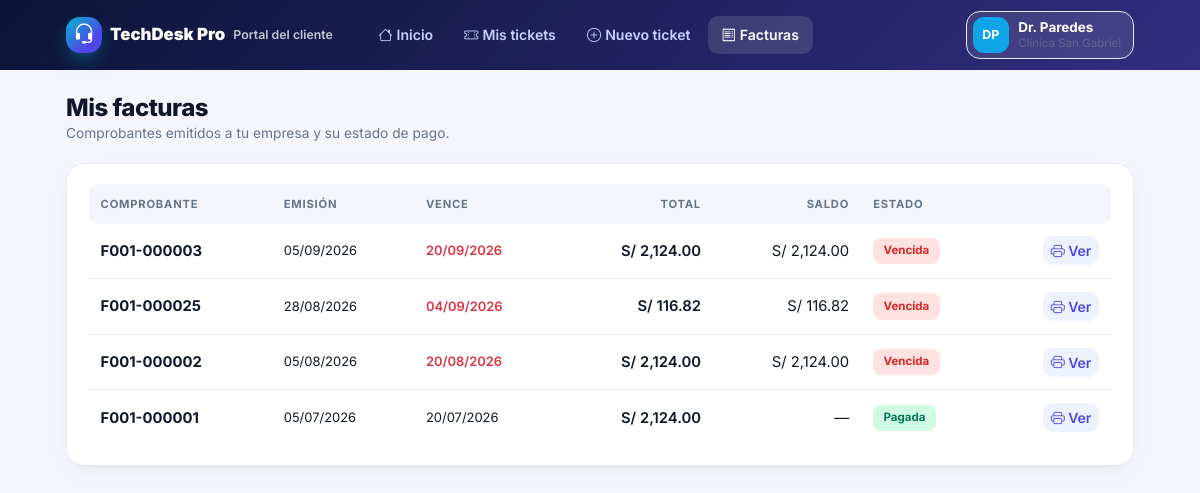
Page /portal/facturas (signed in) on the committed database.
### tables this page shows
CREATE TABLE IF NOT EXISTS `clientes` (
  `id` int unsigned NOT NULL AUTO_INCREMENT,
  `razon_social` varchar(150) NOT NULL,
  `ruc` varchar(15) DEFAULT NULL,
  `rubro` varchar(80) DEFAULT NULL,
  `direccion` varchar(200) DEFAULT NULL,
  `telefono` varchar(25) DEFAULT NULL,
  `email` varchar(120) DEFAULT NULL,
  `contacto` varchar(100) DEFAULT NULL,
  `estado` tinyint(1) NOT NULL DEFAULT '1',
  `created_at` timestamp NULL DEFAULT CURRENT_TIMESTAMP,
  PRIMARY KEY (`id`)
);

CREATE TABLE IF NOT EXISTS `fac_comprobantes` (
  `id` int unsigned NOT NULL AUTO_INCREMENT,
  `tipo` enum('factura','boleta','recibo') NOT NULL DEFAULT 'factura',
  `serie` varchar(6) NOT NULL,
  `numero` int unsigned NOT NULL,
  `codigo` varchar(20) NOT NULL,
  `cliente_id` int unsigned NOT NULL,
  `concepto` enum('mensualidad','servicio','equipos','otro') NOT NULL DEFAULT 'servicio',
  `contrato_id` int unsigned DEFAULT NULL,
  `orden_id` int unsigned DEFAULT NULL,
  `cotizacion_id` int unsigned DEFAULT NULL,
  `periodo` char(7) DEFAULT NULL,
  `fecha_emision` date NOT NULL,
  `fecha_vencimiento` date NOT NULL,
  `igv_pct` decimal(5,2) NOT NULL DEFAULT '18.00',
  `subtotal` decimal(12,2) NOT NULL DEFAULT '0.00',
  `igv` decimal(12,2) NOT NULL DEFAULT '0.00',
  `total` decimal(12,2) NOT NULL DEFAULT '0.00',
  `pagado` decimal(12,2) NOT NULL DEFAULT '0.00',
  `estado` enum('emitida','pagada','anulada') NOT NULL DEFAULT 'emitida',
  `motivo_anulacion` varchar(200) DEFAULT NULL,
  `notas` varchar(500) DEFAULT NULL,
  `creado_por` int unsigned DEFAULT NULL,
  `created_at` timestamp NULL DEFAULT CURRENT_TIMESTAMP,
  PRIMARY KEY (`id`),
  UNIQUE KEY `codigo` (`codigo`),
  UNIQUE KEY `uq_serie_num` (`serie`,`numero`),
  KEY `idx_fac_cli` (`cliente_id`),
  KEY `idx_fac_est` (`estado`,`fecha_vencimiento`),
  CONSTRAINT `fac_comprobantes_ibfk_1` FOREIGN KEY (`cliente_id`) REFERENCES `clientes` (`id`)
);

### app/controllers/PortalController.php (called while the page is built, shortened)
<?php
class PortalController extends Controller
{
    private int $cid = 0;
    private PDO $db;
    public function __construct() { $this->db = Database::conn(); }
    private function guard(): array
    {
        $this->requireAuth(); $u = Auth::user();
        $c = $this->db->prepare('SELECT c.* FROM usuarios u JOIN clientes c ON c.id=u.cliente_id WHERE u.id=? AND u.estado=1'); $c->execute([$u['id']]); $cli = $c->fetch();
        $this->cid = (int)$cli['id'];
        return $cli;
    }
    private function all(string $sql, array $p = []): array { $s = $this->db->prepare($sql); $s->execute($p); return $s->fetchAll(); }
    private function vista(string $view, array $data, string $title, array $cli): void
    {
        $u = Auth::user(); extract($data); ob_start(); require APP_PATH . "/views/portal/$view.php"; $content = ob_get_clean();
        $pageTitle = $title; $u = Auth::user(); require APP_PATH . '/views/layouts/portal.php';
    }
    private function listaFacturas(int $c, bool $soloPend): array
    {
        try {
            return $this->all("SELECT f.id, f.codigo, f.tipo, f.fecha_emision, f.fecha_vencimiento, f.total, f.pagado, f.estado, (f.total-f.pagado) saldo, (f.estado='emitida' AND f.fecha_vencimiento < CURDATE()) vencida FROM fac_comprobantes f WHERE f.cliente_id=? AND f.estado<>'anulada'" . ($soloPend ? " AND f.estado='emitida'" : '') . " ORDER BY f.fecha_emision DESC LIMIT 50", [$c]);
        } catch (Throwable $e) { return []; }
    }
    public function facturas(): void
    {
        $cli = $this->guard(); $this->vista('facturas', ['rows' => $this->listaFacturas($this->cid, false)], 'Mis facturas', $cli);
    }
}

### index.php (called while the page is built, shortened)
<?php
require ROOT_PATH . '/core/helpers.php';
require ROOT_PATH . '/core/Database.php';
require ROOT_PATH . '/core/Auth.php';
try {
    (new App())->run();
} catch (PDOException $e) {
    http_response_code(500);
    echo '<!doctype html><meta charset="utf-8"><body style="font-family:system-ui;padding:48px;max-width:640px;margin:auto">'
       . '<h2>No se pudo conectar a la base de datos</h2>'
       . '<p>Ejecuta primero el instalador: <a href="' . BASE_URL . '/install.php">install.php</a></p>'
       . '<pre style="background:#f3f4f6;padding:12px;border-radius:8px;white-space:pre-wrap">' . htmlspecialchars($e->getMessage()) . '</pre></body>';
}

### core/Database.php (called while the page is built)
<?php
class Database
{
    private static ?PDO $pdo = null;
    public static function conn(): PDO
    {
        if (self::$pdo === null) {
            $dsn = 'mysql:host=' . DB_HOST . ';port=' . DB_PORT . ';dbname=' . DB_NAME . ';charset=utf8mb4';
            self::$pdo = new PDO($dsn, DB_USER, DB_PASS, [
                PDO::ATTR_ERRMODE            => PDO::ERRMODE_EXCEPTION,
                PDO::ATTR_DEFAULT_FETCH_MODE => PDO::FETCH_ASSOC,
                PDO::ATTR_EMULATE_PREPARES   => false,
            ]);
        }
        return self::$pdo;
    }
}

### core/Auth.php (called while the page is built, shortened)
<?php
class Auth
{
    public static function check(): bool { return !empty($_SESSION['user']); }
    public static function user(): ?array { return $_SESSION['user'] ?? null; }
}

### app/views/portal/facturas.php (the view)
<div class="page-head"><div><h1>Mis facturas</h1><p>Comprobantes emitidos a tu empresa y su estado de pago.</p></div></div>
<div class="card-ui"><div class="table-responsive"><table class="table-ui"><thead><tr><th>Comprobante</th><th>Emisión</th><th>Vence</th><th class="text-end">Total</th><th class="text-end">Saldo</th><th>Estado</th><th></th></tr></thead><tbody>
<?php foreach ($rows as $f): ?><tr><td><b><?= e($f['codigo']) ?></b></td><td class="small"><?= fdate($f['fecha_emision']) ?></td><td class="small <?= $f['vencida'] ? 'text-danger fw-semibold' : '' ?>"><?= fdate($f['fecha_vencimiento']) ?></td><td class="text-end fw-semibold"><?= money($f['total']) ?></td><td class="text-end"><?= $f['estado'] === 'emitida' ? money($f['saldo']) : '—' ?></td>
  <td><?= $f['estado'] === 'pagada' ? pill('Pagada', 'success') : ($f['vencida'] ? pill('Vencida', 'danger') : ($f['pagado'] > 0 ? pill('Pago parcial', 'soft-warning') : pill('Pendiente', 'soft-info'))) ?></td><td class="text-end"><a target="_blank" href="<?= url('portal/comprobante/' . $f['id']) ?>" class="btn btn-soft btn-sm"><i class="bi bi-printer"></i> Ver</a></td></tr>
<?php endforeach; if (!$rows): ?><tr><td colspan="7" class="empty-row">No tienes comprobantes.</td></tr><?php endif; ?></tbody></table></div></div>

### core/helpers.php (shortened to what this page needs)
<?php
function e($v): string { return htmlspecialchars((string)$v, ENT_QUOTES, 'UTF-8'); }
function url(string $p = ''): string { return BASE_URL . '/' . ltrim($p, '/'); }
function asset(string $p): string { return BASE_URL . '/assets/' . ltrim($p, '/'); }
function iniciales(string $n): string {
    $p = preg_split('/\s+/', trim($n)); $i = mb_substr($p[0] ?? '', 0, 1);
    if (count($p) > 1) $i .= mb_substr(end($p), 0, 1);
    return mb_strtoupper($i);
}
function pill(string $text, string $class = 'muted'): string { return '<span class="pill pill-' . e($class) . '">' . e($text) . '</span>'; }
function fdate($d, ?string $fmt = null): string { return $d ? date($fmt ?? cfg('formato_fecha', 'd/m/Y'), strtotime($d)) : '—'; }
function fmt_cfg(): array
{
    static $f = null;
    if ($f === null) {
        $dm = cfg('sep_decimal', '.'); $mi = cfg('sep_miles', ',');
        $f = ['simbolo' => cfg('moneda_simbolo', 'S/'), 'codigo' => cfg('moneda_codigo', 'PEN'), 'pos' => cfg('moneda_pos', 'antes'), 'espacio' => cfg('moneda_espacio', '1') === '1',
              'dec' => max(0, min(4, (int)cfg('moneda_decimales', '2'))), 'sd' => $dm, 'sm' => $mi];
    }
    return $f;
}
function num($n, ?int $dec = null): string { $f = fmt_cfg(); return number_format((float)$n, $dec ?? $f['dec'], $f['sd'], $f['sm']); }
function money($n, ?int $dec = null): string
{
    $f = fmt_cfg(); $v = num($n, $dec); $sp = $f['espacio'] ? "\u{00A0}" : '';
    return $f['pos'] === 'despues' ? $v . $sp . $f['simbolo'] : $f['simbolo'] . $sp . $v;
}
function logo_url(): ?string { return cfg('empresa_logo_ver') !== '' ? url('empresa/logo?v=' . cfg('empresa_logo_ver')) : null; }
function brand_mark(string $style = ''): string
{
    $l = logo_url();
    return '<span class="brand-mark' . ($l ? ' has-logo' : '') . '"' . ($style ? ' style="' . $style . '"' : '') . '>' . ($l ? '<img src="' . e($l) . '" alt="">' : '<i class="bi bi-headset"></i>') . '</span>';
}
function empresa_nombre(): string { return cfg('empresa_nombre', APP_NAME); }
function cfg(string $clave, $defecto = '')
{
    static $c = null;
    if ($c === null) {
        try { $c = array_column(Database::conn()->query('SELECT clave, valor FROM configuracion WHERE clave <> \'empresa_logo_data\'')->fetchAll(PDO::FETCH_NUM), 1, 0); }
        catch (Throwable $e) { $c = []; }
    }
    return isset($c[$clave]) && $c[$clave] !== '' ? $c[$clave] : $defecto;
}
function EmpresaController_colores(string $k): ?array
{
    $m = ['azul' => ['#2563eb', '#3b82f6'], 'cian' => ['#0891b2', '#06b6d4'], 'esmeralda' => ['#059669', '#10b981'], 'violeta' => ['#7c3aed', '#8b5cf6'], 'rosa' => ['#e11d48', '#f43f5e'], 'naranja' => ['#ea580c', '#f97316'], 'pizarra' => ['#334155', '#475569']];
    return $m[$k] ?? null;
}
function brand_css(): string
{
    $c = EmpresaController_colores(cfg('color_marca', 'indigo')); if (!$c) return '';
    return '<style>:root{--brand:' . $c[0] . ';--brand-2:' . $c[1] . ';--brand-soft:color-mix(in srgb,' . $c[0] . ' 11%,transparent)}[data-theme=dark]{--brand-soft:color-mix(in srgb,' . $c[1] . ' 18%,transparent)}</style>';
}

### app/views/layouts/portal.php (shortened to what this page needs)
<!doctype html>
<html lang="es"><head><meta charset="utf-8"><meta name="viewport" content="width=device-width, initial-scale=1">
<link href="https://cdn.jsdelivr.net/npm/bootstrap@5.3.3/dist/css/bootstrap.min.css" rel="stylesheet">
<link href="https://cdn.jsdelivr.net/npm/bootstrap-icons@1.11.3/font/bootstrap-icons.min.css" rel="stylesheet">
<link href="<?= asset('css/app.css') ?>" rel="stylesheet">
</head><body style="background:var(--bg)">
<?php $act = strtolower(explode('/', trim($_GET['url'] ?? 'portal', '/'))[1] ?? 'index'); $nav = ['index' => ['Inicio', 'bi-house'], 'tickets' => ['Mis tickets', 'bi-ticket-perforated'], 'nuevo' => ['Nuevo ticket', 'bi-plus-circle'], 'facturas' => ['Facturas', 'bi-receipt']]; ?>
<header class="pt-nav"><div class="pt-wrap d-flex align-items-center gap-3 flex-wrap" style="padding-top:.7rem;padding-bottom:.7rem">
  <a href="<?= url('portal') ?>" class="d-flex align-items-center gap-2 text-white p-0"><?= brand_mark("width:36px;height:36px") ?><b style="font-size:1.05rem"><?= e(empresa_nombre()) ?></b><small class="opacity-75 d-none d-sm-inline">Portal del cliente</small></a>
  <nav class="d-flex gap-1 flex-wrap ms-md-3"><?php foreach ($nav as $k => $n): $href = $k === 'index' ? 'portal' : 'portal/' . $k; ?><a href="<?= url($href) ?>" class="<?= $act === $k || ($k === 'index' && $act === '') ? 'on' : '' ?>"><i class="bi <?= $n[1] ?> me-1"></i><?= $n[0] ?></a><?php endforeach; ?></nav>
  <div class="ms-auto dropdown"><button class="user-btn" data-bs-toggle="dropdown" style="background:#ffffff1a;color:#fff"><span class="avatar" style="background:<?= e($u['color']) ?>"><?= e(iniciales($u['nombre'])) ?></span><span class="d-none d-md-block text-start lh-sm"><b><?= e($u['nombre']) ?></b><small class="d-block opacity-75"><?= e($cli['razon_social']) ?></small></span></button>
    </div>
</div></header>
<main class="pt-wrap"><?= $content ?></main>
</body></html>

### assets/css/app.css (style rules this page uses)
:root { --brand:#4f46e5; --brand-2:#6366f1; --brand-3:#06b6d4; --brand-soft:#eef2ff; --bg:#f4f6fb; --card:#ffffff; --ink:#0f172a; --muted:#64748b; --line:#e8ecf4; --sb-bg:#0b1437; --sb-bg2:#101a4a; --sb-ink:#aab4d6; --sb-w:272px; --sb-w-c:78px; --shadow:0 1px 2px rgba(15,23,42,.04),0 8px 24px -8px rgba(15,23,42,.08); --radius:18px; }
* { box-sizing:border-box }
body { font-family:'Inter',system-ui,-apple-system,Segoe UI,sans-serif;background:var(--bg);color:var(--ink);font-size:.925rem;-webkit-font-smoothing:antialiased }
a { text-decoration:none }
.btn-soft { background:var(--brand-soft);color:var(--brand);font-weight:600;border-radius:10px;border:0 }
.pill { display:inline-block;white-space:nowrap;font-size:.72rem;font-weight:700;padding:.28rem .65rem;border-radius:8px }
.pill-danger { background:#fee2e2;color:#dc2626 }
.brand-mark { width:44px;height:44px;border-radius:14px;background:linear-gradient(135deg,var(--brand-3),var(--brand) 70%);display:grid;place-items:center;font-size:1.35rem;color:#fff;box-shadow:0 8px 20px -6px rgba(6,182,212,.6);flex:none }
.user-btn { display:flex;align-items:center;gap:.6rem;background:var(--card);border:1px solid var(--line);border-radius:14px;padding:.3rem .75rem .3rem .35rem;color:var(--ink) }
.user-btn b { font-size:.84rem;display:block }
.user-btn small { font-size:.72rem;color:var(--muted) }
.avatar { width:36px;height:36px;border-radius:11px;display:inline-grid;place-items:center;color:#fff;font-weight:700;font-size:.78rem;flex:none }
.card-ui { background:var(--card);border:1px solid var(--line);border-radius:var(--radius);padding:1.25rem 1.35rem;box-shadow:var(--shadow) }
.table-ui { width:100%;border-collapse:separate;border-spacing:0 }
.table-ui th { font-size:.7rem;text-transform:uppercase;letter-spacing:.07em;color:var(--muted);font-weight:700;padding:.7rem .75rem;background:var(--bg);white-space:nowrap }
.table-ui th:first-child { border-radius:10px 0 0 10px }
.table-ui th:last-child { border-radius:0 10px 10px 0 }
.table-ui td { padding:.8rem .75rem;border-bottom:1px solid var(--line);vertical-align:middle }
.table-ui tbody tr:last-child td { border-bottom:0 }
.pill-success { background:#d1fae5;color:#047857 }
.page-head { display:flex;justify-content:space-between;align-items:center;gap:1rem;flex-wrap:wrap;margin-bottom:1.25rem }
.page-head h1 { font-size:1.5rem;font-weight:800;letter-spacing:-.5px;margin:0 }
.page-head p { margin:0;color:var(--muted);font-size:.86rem }
.table-ui td.text-end,.table-ui td.text-end { white-space:nowrap }

### app/views/layouts/portal.php (style rules this page uses)
.pt-nav { background:linear-gradient(135deg,#0b1437,#312e81);color:#fff }
.pt-nav a { color:#c7d2fe;text-decoration:none;font-weight:600;font-size:.88rem;padding:.5rem .85rem;border-radius:10px }
.pt-nav a:hover,.pt-nav a.on { background:#ffffff1f;color:#fff }
.pt-wrap { max-width:1100px;margin:0 auto;padding:1.5rem 1rem 3rem }

### rows in the picture
clientes: razon_social "Clínica San Gabriel"
fac_comprobantes: codigo "F001-000003", fecha_emision "05/09/2026", fecha_vencimiento "20/09/2026", total "S/ 2,124.00", saldo "S/ 2,124.00", text "Vencida"
fac_comprobantes: codigo "F001-000025", fecha_emision "28/08/2026", fecha_vencimiento "04/09/2026", total "S/ 116.82", saldo "S/ 116.82", text "Vencida"
fac_comprobantes: codigo "F001-000002", fecha_emision "05/08/2026", fecha_vencimiento "20/08/2026", total "S/ 2,124.00", saldo "S/ 2,124.00", text "Vencida"
fac_comprobantes: codigo "F001-000001", fecha_emision "05/07/2026", fecha_vencimiento "20/07/2026", total "S/ 2,124.00", text "Pagada"

### other values in the picture
empresa_nombre() "TechDesk Pro"
$n[0] "Inicio"
$n[0] "Mis tickets"
$n[0] "Nuevo ticket"
$n[0] "Facturas"
iniciales($u['nombre']) "DP"
$u['nombre'] "Dr. Paredes"
